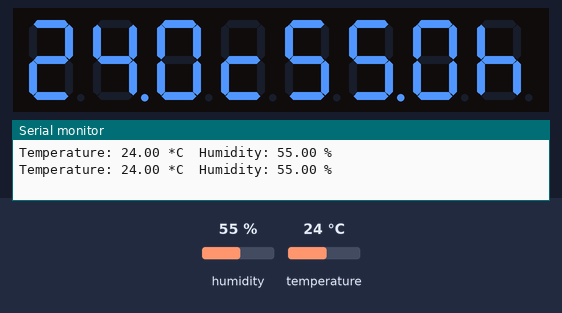
A sketch run on a simulated Arduino Uno, built with avr-gcc and run on an emulated ATmega328P. Shown: 8-digit seven-segment display, the last lines printed to the serial monitor. The test bench sets the inputs (shaded band); at power-on: humidity 55 %, temperature 24 °C.

Above: at 2.8 s.
2.9 s: humidity set to 22 %
At 4.4 s:
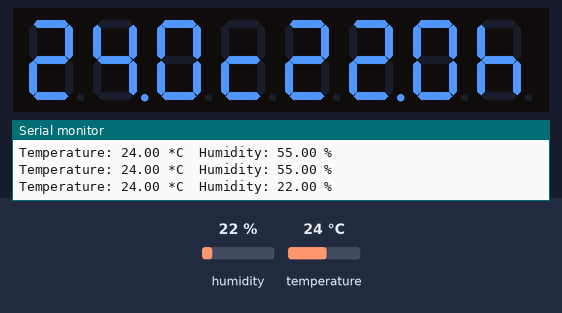
5.6 s: temperature set to 12 °C
At 6.5 s:
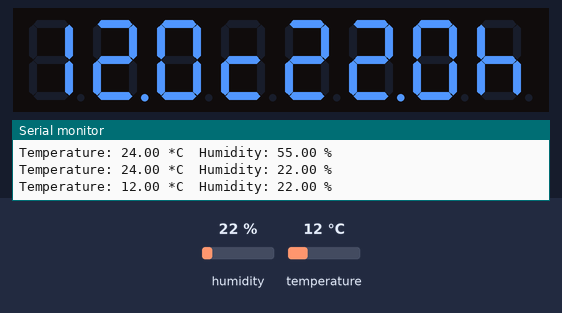
8.3 s: humidity set to 40 %
At 10.6 s:
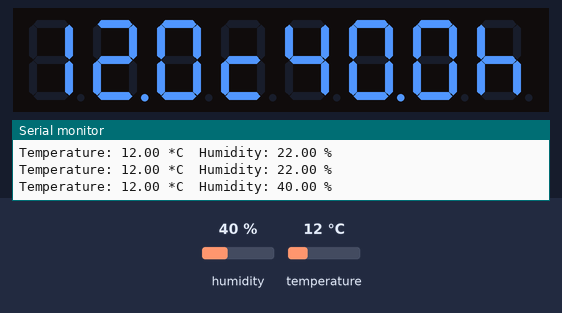
11.5 s: temperature set to 19 °C
At 12.7 s:
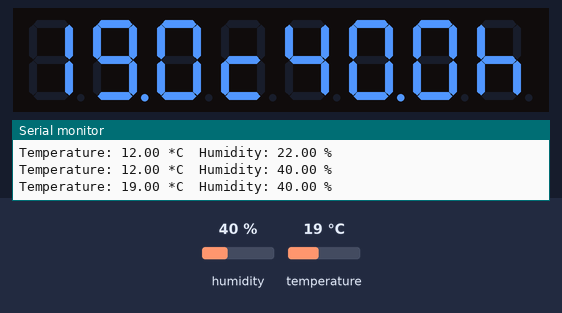
Timing chart, 0 to 14.5 s (numbered marks = the images above; inputs shaded):
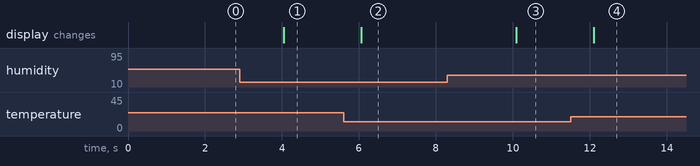

Measured:
- after the input at 2.9 s, the display: changes after 1.1 s (image 1)
- after the input at 5.6 s, the display: changes after 0.46 s (image 2)
- after the input at 8.3 s, the display: changes after 1.8 s (image 3)
- after the input at 11.5 s, the display: changes after 0.60 s (image 4)

The sketch:

Code3.ino
```cpp
#include <TM1638plus.h>
#include "DHTesp.h"
DHTesp dht;

#define DHT22_Pin 15
#define Brd_STB 18 // strobe = GPIO connected to strobe line of module
#define Brd_CLK 19 // clock = GPIO connected to clock line of module
#define Brd_DIO 21 // data = GPIO connected to data line of module
bool high_freq = true; //default false,, If using a high freq CPU > ~100 MHZ set to true.
TM1638plus tm(Brd_STB, Brd_CLK , Brd_DIO, high_freq);

void setup() {
  Serial.begin(115200);
  tm.displayBegin();
  dht.setup(DHT22_Pin, DHTesp::DHT22); // Connect DHT sensor to GPIO 15
}

void loop() {

  float humidity = dht.getHumidity();
  float temperature = dht.getTemperature();

  Serial.print("Temperature: ");
  Serial.print(temperature); Serial.print(" *C\t");
  Serial.print("Humidity: ");
  Serial.print(humidity); Serial.print(" %\n");

  float Tempp_1 = temperature / 10;
  float Tempp_2 = (int)temperature % 10;
  int Tempp_3 = (int)(temperature * 10) % 10;
  int Humi_1 = humidity / 10;
  int Humi_2 = (int)humidity % 10;
  int Humi_3 = int(humidity * 10) % 10;

  tm.displayHex(0, Tempp_1);
  tm.displayASCIIwDot(1, Tempp_2 + '0'); // turn on dot
  tm.displayHex(2, Tempp_3);
  tm.display7Seg(3, B01011000); // Code=tgfedcba
  tm.displayHex(4, Humi_1);
  tm.displayASCIIwDot(5, Humi_2 + '0'); // turn on dot
  tm.displayHex(6, Humi_3);
  tm.display7Seg(7, B01110100); // Code=tgfedcba
  delay(2000);
}
```
